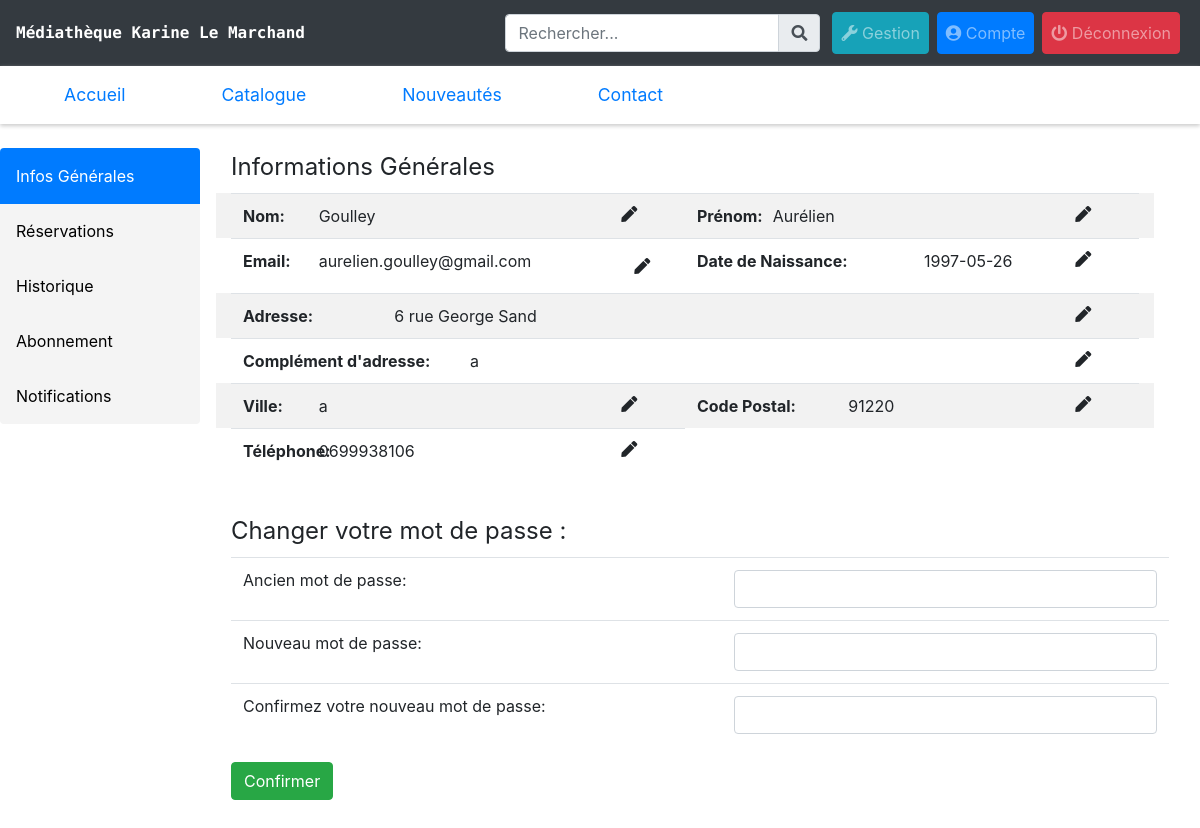
The app's page /php/account.php (signed in) with its own data.
### tables this page shows
CREATE TABLE `membre` (
  `id` int(11) NOT NULL,
  `nom` varchar(20) NOT NULL,
  `prenom` varchar(20) NOT NULL,
  `dateNaissance` date NOT NULL,
  `mail` varchar(50) NOT NULL,
  `mdp` varchar(100) NOT NULL,
  `telephone` varchar(10) NOT NULL,
  `adresse` varchar(50) NOT NULL,
  `adresseComplement` varchar(100) DEFAULT NULL,
  `ville` varchar(50) NOT NULL,
  `codePostal` int(5) NOT NULL,
  `type` enum('client','gestMedia','gestClient','administrateur') NOT NULL DEFAULT 'client'
);

### php/account.php (the view, shortened to what this page needs)
<?php
include "../php/includes.php";
$requete_compte = "select nom, prenom, dateNaissance, mail, mdp, telephone, adresse, adresseComplement, ville, codePostal
from membre
where id = ".$_SESSION['id_utilisateur']." ";
$compte = requete_tableau($requete_compte)[0];
?>
<div class="sidebar list-group">
  <a class="active list-group-item" href="#">Infos Générales</a>
  <a class=" list-group-item" href="liste_reservations.php">Réservations</a>
  <a class=" list-group-item" href="historique.php">Historique</a>
  <a class=" list-group-item" href="abonnement.php">Abonnement</a>
  <a class=" list-group-item" href="wishlist.php">Notifications</a>
</div>
<div class="content">
  <div class="container">
    <fieldset class="d-flex">
      <legend>Informations Générales</legend>
      <table class="table table-striped">
        <tr  class="row col-md-12">
          <th class="col-md-1">Nom:</th>
          <td class="col-md-4">
            <span id="span_nom"><?= $compte["nom"]?></span>
          </td>
          <td class="col-md-1">
            <i id="pen_nom" class="fas fa-pen" onclick="bascule_masque('span_nom', 'input_nom', 'pen_nom', 'check_nom')"></i>
          </td>
          <th class="col-md-1">Prénom:</th>
          <td class="col-md-4">
            <span id="span_prenom"><?= $compte["prenom"]?></span>
          </td>
          <td class="col-md-1">
            <i id="pen_prenom" class="fas fa-pen" onclick="bascule_masque('span_prenom', 'input_prenom', 'pen_prenom', 'check_prenom')"></i>
          </td>
        </tr>
        <tr class="row col-md-12">
          <th class="col-md-1">Email:</th>
          <td class="col-md-4">
            <span id="span_mail"><?= $compte["mail"]?></span>
          </td>
          <td class="col-md-1">
            <i id="pen_mail" class="fas fa-pen btn" onclick="bascule_masque('span_mail', 'input_mail', 'pen_mail', 'check_mail')"></i>
          </td>
          <th class="col-md-3">Date de Naissance:</th>
          <td class="col-md-2">
            <span id="span_dateNaissance"><?= $compte["dateNaissance"]?></span>
          </td>
          <td class="col-md-1">
            <i id="pen_dateNaissance" class="fas fa-pen" onclick="bascule_masque('span_dateNaissance', 'input_dateNaissance', 'pen_dateNaissance', 'check_dateNaissance')"></i>
          </td>
        </tr>
        <tr class="row col-md-12">
          <th class="col-md-2">Adresse:</th>
          <td colspan="2" class="col-md-9">
            <span id="span_adresse"><?= $compte["adresse"]?></span>
          </td>
          <td class="col-md-1">
            <i id="pen_adresse" class="fas fa-pen" onclick="bascule_masque('span_adresse', 'input_adresse', 'pen_adresse', 'check_adresse')"></i>
          </td>
        </tr>
        <tr class="row col-md-12">
          <th class="col-md-3">Complément d'adresse:</th>
          <td colspan="2" class="col-md-8">
            <span id="span_adresseComplement"><?= $compte["adresseComplement"]?></span>
          </td>
          <td class="col-md-1">
            <i id="pen_adresseComplement" class="fas fa-pen" onclick="bascule_masque('span_adresseComplement', 'input_adresseComplement', 'pen_adresseComplement', 'check_adresseComplement')"></i>
          </td>
        </tr>
        <tr class="row col-md-12">
          <th class="col-md-1">Ville:</th>
          <td class="col-md-4">
            <span id="span_ville"><?= $compte["ville"]?></span>
          </td>
          <td class="col-md-1">
            <i id="pen_ville" class="fas fa-pen" onclick="bascule_masque('span_ville', 'input_ville', 'pen_ville', 'check_ville')"></i>
          </td>
          <th class="col-md-2">Code Postal:</th>
          <td class="col-md-3">
            <span id="span_codePostal"><?= $compte["codePostal"]?></span>
          </td>
          <td class="col-md-1">
            <i id="pen_codePostal" class="fas fa-pen" onclick="bascule_masque('span_codePostal', 'input_codePostal', 'pen_codePostal', 'check_codePostal')"></i>
          </td>
        </tr>
        <tr class="row col-md-12">
          <th class="col-md-1">Téléphone: </th>
          <td class="col-md-4">
            <span id="span_telephone"><?= $compte["telephone"]?></span>
          </td>
          <td class="col-md-1">
            <i id="pen_telephone" class="fas fa-pen" onclick="bascule_masque('span_telephone', 'input_telephone', 'pen_telephone', 'check_telephone')"></i>
          </td>
        </tr>
      </table>
    </fieldset>
    <fieldset>
        <legend>Changer votre mot de passe : </legend>
        <table class="table">
          <tr>
            <div id="div_ancien_mdp">
            <td><label for='ancien_mdp'>Ancien mot de passe: </label></td>
            <td><input class="form-control" type="password" id="ancien_mdp" name="ancien_mdp"></input></td>
            </div>
          </tr>
          <tr>
            <div id="div_nouveau_mdp">
            <td><label for='nouveau_mdp'>Nouveau mot de passe: </label></td>
            <td><input class="form-control" type="password" id="nouveau_mdp" name="nouveau_mdp"></input></td>
            </div>
          </tr>
          <tr>
            <div id="div_nouveau_mdp2">
            <td><label for='nouveau_mdp2'>Confirmez votre nouveau mot de passe: </label></td>
            <td><input class="form-control" type="password" id="nouveau_mdp2" name="nouveau_mdp2"></input></td>
            </div>
          </tr>
        </table>
        <button class="btn btn-success" id="btn_changement_mdp" onclick="changeMdp()">Confirmer</button>
      </div>
  </div>
<?php
include "../php/footer.php";
?>

### css/style.css (style rules this page uses)
.sidebar { margin: 0; padding: 0; width: 200px; position: fixed; height: 100%; overflow: auto; }
.sidebar a { display: block; color: black; padding: 16px; text-decoration: none; background-color: #F4F4F4; }
div.content { margin-left: 200px; padding: 1px 16px; height: 1000px; }
.list-group-item { border: 0px; }

### records on screen
membre: nom "Goulley", prenom "Aurélien", mail "aurelien.goulley@gmail.com", dateNaissance "1997-05-26", adresse "6 rue George Sand", adresseComplement "a", ville "a", codePostal "91220", telephone "0699938106"
